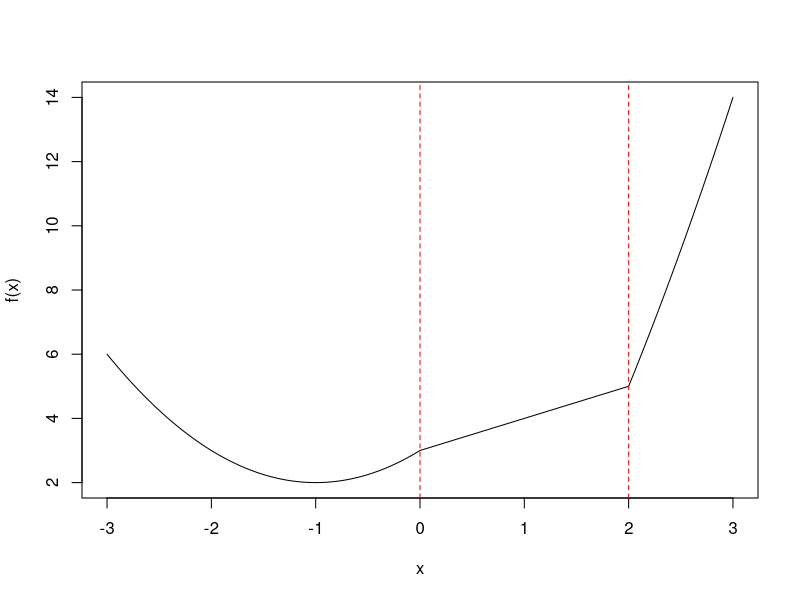

The R script that drew this image: (Note: this script raises an error after producing the figure.)
#Assignment B
#Full name: Khang-Trang Nguyen

#-----Exercise 1. Vectors-----

#Problem 1: Create the vectors
#a (1,2,3,....,19,20)
vector1 <- c(1:20)
print(vector1)
#b (20, 19,...,2,1)
vector2 <- c(20:1)
print(vector2)
#c (1,2,3...,19,20,19,18,...,2,1)
vector3as <- c(1:20)
vector3de <- c(19:1)
vector3 <- c(vector3as,vector3de)
print(vector3)
#d (4,6,3)
tmp <- c(4,6,3)
print(tmp)
#e (4,6,3,4,6,3...,4,6,3) where there are 10 occurrences of 4
rep4 <- rep(4, 7)
vector4 <- c(tmp, tmp, rep4, tmp)
print(vector4)
#f (4,6,3,4,6,3...,4,6,3,4) where there are 11 occurrences of 4,
#10 occurrences 6 and 10 occurrences of 3
rep6 <- rep(6, 7)
rep3 <- rep(3, 7)
vector5 <- c(tmp, tmp, rep4, rep6, rep3, tmp, 4)
print(vector5)
#g(4,4,...,4,6,6,...,6,3,3,...,3) where there are 10 occurrences of 4,
#20 occurrences of 6 and 30 occurrences of 3
rep4_10 <- rep(4, 10)
rep6_20 <- rep(6, 20)
rep3_30 <- rep(3, 30)
vector6 <- c(rep4_10, rep6_20, rep3_30)
print(vector6)

#Problem 2
vec <- seq(3, 6, by = 0.1)
equate <- (exp(vec))*(cos(vec))
result <- c(equate)
print(result)

#Problem 3
#a
x <- (3*c(1:12))
y <- x-2
print(x)
print(y)
vec1 <- c((0.1^x)*(0.2^y))
print(vec1)
#b
b <- c(1:25)
equate_1 <- ((2^b)/b)
vect2 <-c(equate_1)
print(vect2)

#Problem 4
#a
i <- c(10:100)
equate_2 <- ((i^3)+(4*(i^2)))
result_1 <- sum(equate_2)
print(result_1)
#b
i1 <- c(1:25)
equate_3 <- (((2^i1)/i1)+((3^i1)/(i1^2)))
result_2 <- sum(equate_3)
print(result_2)

#-----Exercise 2. Matrices-----

#Problem 1
#a
row1 <- c(1, 1, 3)
row2 <- c(5, 2, 6)
row3 <- c(-2, -1, -3)
A <- matrix(c(row1, row2, row3), nrow = 3, ncol = 3, byrow = TRUE)
print(A)
A3 <- A%*%A%*%A
print(A3)
print ("A3 is indeed equal to 0 where 0 is a 3x3 matrix with every entry equal to 0")
#b
col1 <- A[,1]
col2 <- A[,2]
print(col2)
col3 <- A[,3]
print(col3)
new_col3 <- col2+col3
print(new_col3)
new_A <- matrix(c(col1, col2, new_col3), nrow = 3, ncol = 3, byrow = FALSE)
print(new_A)

#Problem 2
row_1 <- c(10, -10, 10)
B <- matrix(c(row_1), nrow = 15, ncol = 3, byrow = TRUE)
print(B)
BtB <- crossprod(B)
print(BtB)

#Problem 3
matE <- matrix(0, nrow = 6, ncol = 6, byrow = TRUE)
print(matE)
rowE <- row(matE)
print(rowE)
colE <- col(matE)
print(colE)
new_mat <- (abs(rowE-colE) == 1)*1 #this part I needed help of chatGPT
print(new_mat)

#Problem 4
o <- 0:4
p <- 0:4
matT <- outer(o, p, "+")
print(matT)

#-----Exercise 3. Simple Functions-----

#Problem 1
#a
#helped by chatGPT
tmpFn1 <- function(xVec){
  n <- length(xVec)
  j1 <- c(1:n)
  xVec^(j1)
}
tmpFn2 <- function(xVec){
  n <- length(xVec)
  j2 <- c(1:n)
  (xVec^j2)/j2
}
#Test functions
xVec <- c(1:9)
tmpFn1(xVec)
tmpFn2(xVec)
#b
#helped by chatGPT; it recommended me using stopifnot
tmpFn3 <- function(x1, n1) {
  stopifnot(is.numeric(x1),length(x1) == 1,
            is.numeric(n1), length(n1) == 1,
            n1 >= 1, n1 == as.integer(n1))
  k <- 1:n1
  1 + sum((x1^k) / k)
}
#Test function
x1 = 4
n1 = 9
tmpFn3(x1,n1)

#Problem 2
new_tmpFn <- function(a){
  n = length(a)
  mva= (a[-c(n-1,n)] + a[-c(1,n)] + a[-c(1,2)])/3
  return(mva)
}
#Test function
a<-c(1:5, 6:1)
new_tmpFn(a)

#Problem 3
f <- function(x) {
  ifelse(x < 0,              x^2 + 2*x + 3,
         ifelse(x < 2,              x + 3,
                x^2 + 4*x - 7))
}
tmpFn<-function(xVec1){
  f(xVec1)
}
#Test function
xVec1<-c(-3, 0, 3)
tmpFn(xVec1)
#Plot function
xs <- seq(-3, 3, by = 0.01)
plot(xs, f(xs), type = "l", xlab = "x", ylab = "f(x)")
abline(v = c(0, 2), lty = 2, col = "red")

#Problem 4
doubleOdds <- function(matrixO) {
  matrixO[matrixO %% 2 != 0] <- matrixO[matrixO %% 2 != 0] * 2
  return(matrixO)
}
matG <- matrix(c(1,5,-2, 1,2,-1, 3,6,-3), nrow = 3, byrow = FALSE)
print(matG)
doubleOdds(matG)

#-----Exercise 4. Harder Functions-----

#Problem 1
#a: Use function outer
zfunctionA <- function(xVec2, yVec2){
  colSums(outer(yVec2, xVec2, "<"))
}
#Test function
xVec2 <- c(1,2,5,7,9)
yVec2 <- c(3,4,7,8,9)
zfunctionA(xVec2, yVec2)
#b: Use function sapply
zfunctionB <- function(xVec3, yVec3){
  rowSums (sapply(yVec3, FUN = function(y1){y1 < xVec3}))
}
#Test function
xVec3 <- c(3,6,10)
yVec3 <- c(1,2,5,7,12)
zfunctionB(xVec3, yVec3)
#c: Use function vapply
zfunctionC <- function(xVec4, yVec4){
  rowSums(vapply(yVec4, FUN=function(y2){y2 < xVec4},
                 FUN.VALUE = seq(along = xVec4)))
}
#Test function
xVec4 <- c(3,6,10)
yVec4 <- c(1,2,5,7,12)
zfunctionC(xVec4,yVec4)
#d
#When one of the arguments is an empty vector (vector with length 0)
xVec2 <- c()
yVec2 <- c(3,4,7,8,9)
zfunctionA(xVec2, yVec2) #Failed

xVec3<-vector()
yVec3 <- c(3,4,7,8,9)
zfunctionB(xVec3, yVec3) #Failed

xVec4 <- vector()
yVec4 <- c(1,2,5,7,12)
zfunctionC(xVec4,yVec4) #Numeric(0)

#When both of the arguments is an empty vector (vector with length 0)
xVec2<-vector()
yVec2 <- vector()
zfunctionA(xVec2, yVec2) #Failed

xVec3<-vector()
yVec3 <- vector()
zfunctionB(xVec3, yVec3) #Failed

xVec4 <- vector()
yVec4 <- vector()
zfunctionC(xVec4,yVec4) #Numeric(0)

#When one of the arguments is matrix
xVec2 <- matrix(1:9, nrow = 3, ncol = 3, byrow = TRUE)
yVec2 <- c(3,4,7,8,9)
zfunctionA(xVec2, yVec2) #Failed

xVec3<-matrix(1:9, nrow = 3, ncol = 3, byrow = TRUE)
yVec3 <- c(3,4,7,8,9)
zfunctionB(xVec3, yVec3) #Numeric(0) #Returned 0 1 2 0 2 3 0 2 4

xVec4 <- matrix(1:9, nrow = 3, ncol = 3, byrow = TRUE)
yVec4 <- c(1,2,5,7,12)
zfunctionC(xVec4,yVec4) #Numeric(0) #Returned 0 2 3 1 2 4 2 3 4

#When both of the arguments is matrix
xVec2 <- matrix(1:9, nrow = 3, ncol = 3, byrow = TRUE)
yVec2 <- matrix(11:19, nrow = 3, ncol = 3, byrow = TRUE)
zfunctionA(xVec2, yVec2) #Failed

xVec3<-matrix(1:9, nrow = 3, ncol = 3, byrow = TRUE)
yVec3 <- c(3,4,7,8,9)
zfunctionB(xVec3, yVec3) #Returned 0 1 2 0 2 3 0 2 4

xVec4 <- matrix(1:9, nrow = 3, ncol = 3, byrow = TRUE)
yVec4 <- c(1,2,5,7,12)
zfunctionC(xVec4,yVec4) #Returned 0 2 3 1 2 4 2 3 4

#e
relative_speed1 <- rnorm(10000)
relative_speed2 <- rnorm(12000)
system.time(zfunctionA(relative_speed1,relative_speed2))
# user    system  elapsed 
# 0.827   0.551   1.516 
system.time(zfunctionB(relative_speed1,relative_speed2))
# user    system  elapsed 
# 0.482   0.108   0.619
system.time(zfunctionC(relative_speed1,relative_speed2))
# user    system  elapsed 
# 0.351   0.113   0.463 

Print("Conclusion: vapply is the fastest")

#Problem 2
#a
submatFn1 <- function(matA){
  matA[, !apply(is.na(matA), 2, any), drop = FALSE]
}
#Test function
matAr1 <- c(1,NA,3,7)
matAr2 <- c(3,7,4,NA)
matAr3 <- c(4,2,1,5)
matA <- matrix(c(matAr1, matAr2,matAr3), nrow = 3, ncol = 4, byrow = TRUE)
submatFn1 (matA)
#b
submatFn2 <- function(matB){
  matB[!apply(is.na(matB), 1, any), !apply(is.na(matB), 2, any), drop = FALSE]
}
#Test function
matBr1 <- c(1,NA,3,7)
matBr2 <- c(3,7,4,NA)
matBr3 <- c(4,2,1,5)
matB <- matrix(c(matBr1, matBr2,matBr3), nrow = 3, ncol = 4, byrow = TRUE)
submatFn2 (matB)

#Problem 3
#a
empCopula1 <- function( u1, v1, xVec5, yVec5 )
{
  n <- length(xVec5)
  r3 <- rank(xVec5)/(n+1)
  s3 <- rank(yVec5)/(n+1)
  sum( (r3 <= u1) & (s3 <= v1) ) /n
}
#Test function
xVec5 <- c(7,3,1,4)
yVec5 <- c(2,8,5,6)
empCopula1(0.8, 0.6, xVec5, yVec5)
#b
print("Function as the answer to part (a) does not work if u and v are
numeric vectors with the same length and with all values lying in [0,1]",
      col = "red")
empCopula2 <- function( u2, v2, xVec6, yVec6 )
{
  n <- length(xVec6)
  r4 <- rank(xVec6)/(n+1)
  s4 <- rank(yVec6)/(n+1)
  valuesN <- colSums( outer(r4, u2, "<=")&outer(s4, v2, "<=") )
  cbind( uCoord = u2, vCoord = v2, empCop=valuesN/n )
}
#Test function
u2 <- c(0.5,0.8)
v2 <- c(0.5, 0.6)
xVec6 <- c(7,3,1,4)
yVec6 <- c(2,8,5,6)
empCopula2(u2,v2,xVec6,yVec6)

#Problem 4
#a
funA <- function (n)
{
  us <- 0
  for(r2 in 1:n)
    {
    for(s2 in 1:r2)
      us <- us + s2^2/(10+4*r2^3)
    }
  us
}
#b
funB <- function(n)
{
  matC <- matrix(0, ncol = n, nrow = n)
  sum((col(matC)^2)/(10+4*row(matC)^3)*(col(matC)<=row(matC)))
}
#c
funC <- function(n){
  sum(outer(1:n,1:n,FUN=function(r3,s3){
    (s3<=r3)*(s3^2)/(10+4*r3^3)
  }))
}
#d
funD <- function (n){
  tmpfn <- function(r)
    {sum(((1:r)^2)/(10+4*r^3))}
  sum(sapply(1:n, FUN=tmpfn))
}
#Test function
funD(6)

funE <- function (n){
  tmpfn <- function(r)
    {sum(((1:r)^2)/(10+4*r^3))}
  sum(unlist(lapply(1:n, FUN=tmpfn)))
}
#Test function
funE(6)

system.time(funD(50))
# user    system  elapsed 
# 0.003   0.000   0.004 
system.time(funE(50))
# user    system  elapsed 
# 0.004   0.000   0.004

print ("Conclusion: There is no increase in speed gained by using
combination of unlist and lappy")

#e
funF <- function (n){
  tmpf <- function(s,r){(s^2)/(10+4*r^3)*(s<=r)}
  sum(mapply(tmpf, rep(1:n, times=rep(n,n)), 1:n))
}

system.time(funA(50))
system.time(funB(50))
system.time(funC(50))
system.time(funF(50))

print("funB and funC are the fastest")

#-----Exercise 5. Data frame, list, array, and time series-----

#Problem 1
#a
tsEwma <- function( tsDat, m0=0, delta=0.7){
  n <- length(tsDat)
  mVec <- rep(NA,n+1)
  mVec[1] <- m0
  for(j in 2:(n+1)){
    mVec[j] <- (1-delta)*tsDat[j-1] + delta*mVec[j-1]
    }
  ts(mVec[-1], start=start(tsDat), frequency=frequency(tsDat))
}
#b
tsEwma2 <- function( tsDat, m0=0, delta=0.7){
  tsPars <- tsp(tsDat)
  tsDat <- c(tsDat)
  n <- length(tsDat)
  mVec <- rep(NA,n+1)
  mVec[1] <- m0
  for(j in 2:(n+1)){
    mVec[j] <- (1-delta)*tsDat[j-1] + delta*mVec[j-1]
    }
  ts(mVec[-1], start=tsPars[1], frequency=tsPars[3])
}
tmp <- ts(rnorm(400000), start=c(1960,3), frequency=12)
system.time(tsEwma2(tmp))
system.time(tsEwma(tmp))

print("tsEwma2 is faster than tsEwma")

#Problem 2
#a
myListFn <- function(n){
  xVec <- rnorm(n)
  xBar <- mean(xVec)
  yVec <- sign(xBar)*rexp(n, rate=abs(1/xBar))
  count <- sum( abs(yVec) > abs(xVec) )
  list(xVec=xVec, yVec=yVec, count=count)
}
#b I don't know how to do this
#c
myList <- lapply( rep(10,1000), myListFn )
lapply(myList, FUN="[[", "yVec")
#d
sapply(myList, FUN="[[", 2)
#e
myList2 <- lapply(myList, function(x){list(xVec=x$xVec, yVec=x$yVec)})
print(myList2)
#f
myList[which( unlist(lapply( myList, function(x){x[[3]]>2} )) )]

#I stop here!